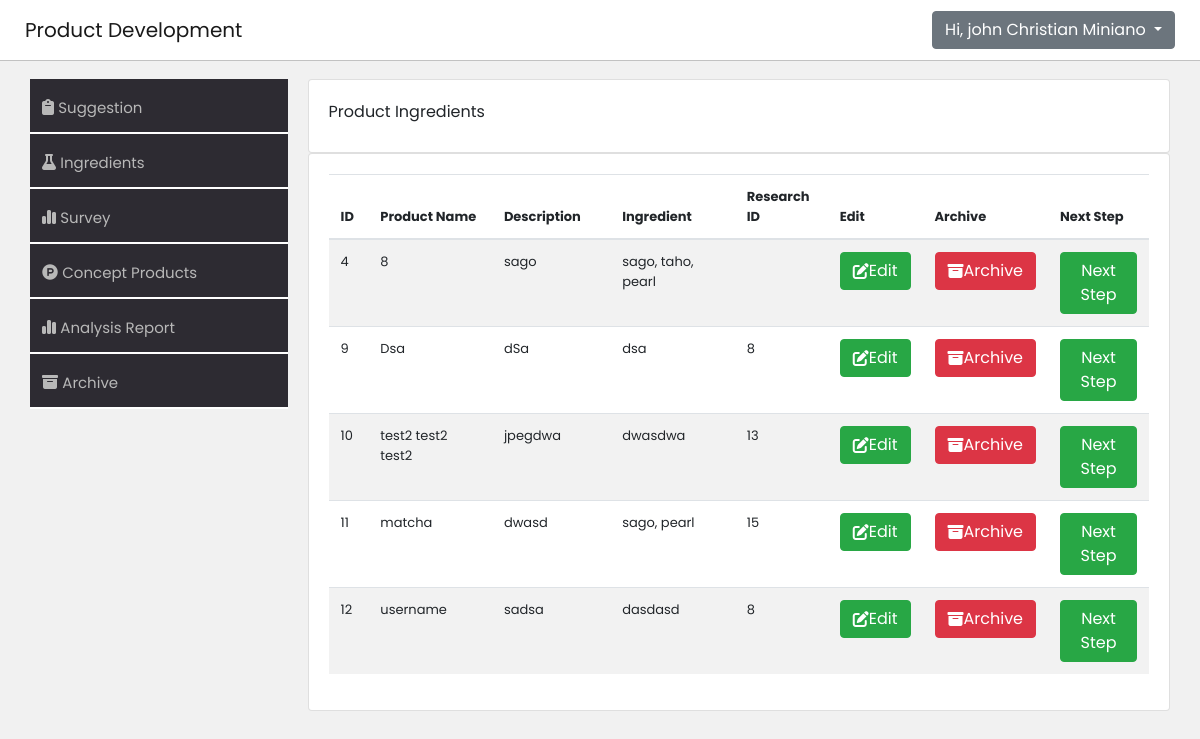
The page /product-development-system/webpage/ingredient.php (signed in) on the database as committed earlier.
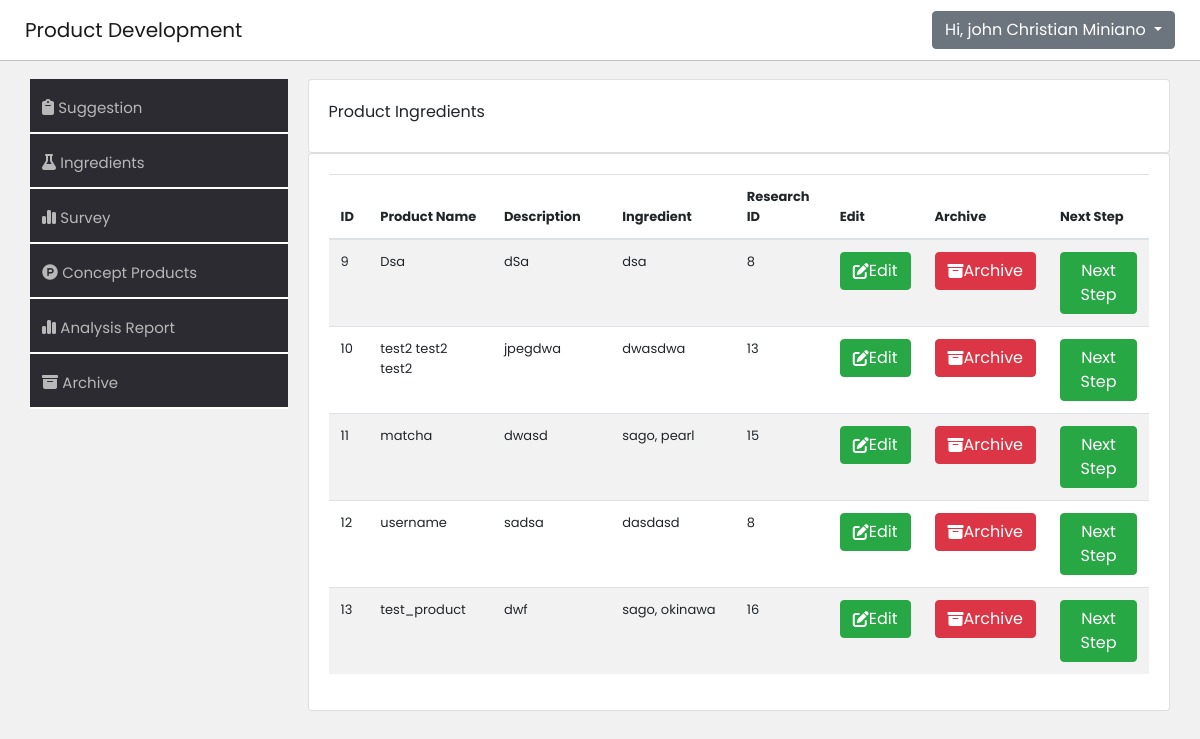
The same page on the database as committed later.
### tables this page shows
CREATE TABLE `tbl_ingredient` (
  `id` int(11) NOT NULL,
  `name` varchar(255) NOT NULL,
  `ingredient` varchar(255) NOT NULL,
  `description` varchar(255) NOT NULL,
  `archive` varchar(255) DEFAULT NULL,
  `researchID` int(11) DEFAULT NULL
);

### product-development-system/webpage/ingredient.php (the view, shortened to what the changed rows need)
<!DOCTYPE html>
<html lang="en">
<head>
    <link rel="stylesheet" href="https://stackpath.bootstrapcdn.com/bootstrap/4.2.1/css/bootstrap.min.css">
    <link rel="stylesheet" href="https://cdn.datatables.net/1.10.18/css/dataTables.bootstrap4.min.css">
    <link rel="stylesheet" href="./css/suggestion.css">
</head>
<body>
    <main>
        <div class="container ">
            <div class="cont-right">
                <div class="container">
                    <div class="card">
                        <div class="card-body">
                            <?php
                            include_once '../webpage/includes/db-connection.php';
                            $query = "SELECT * FROM tbl_ingredient WHERE archive = 'false'";
                            $query_run = mysqli_query($conn, $query);
                            ?>
                            <table id="datatableid" class="table table-striped table-responsive">
                                <thead>
                                    <tr>
                                        <th scope="col"> ID</th>
                                        <th scope="col">Product Name</th>
                                        <th scope="col">Description</th>
                                        <th scope="col">Ingredient</th>
                                        <th scope="col">Research ID</th>
                                        <th scope="col"> Edit </th>
                                        <th scope="col"> Archive </th>
                                        <th scope="col"> Next Step </th>
                                    </tr>
                                </thead>
                                <tbody>
                                    <?php
                                    if ($query_run) {
                                        foreach ($query_run as $row) {
                                    ?>
                                            <tr>
                                                <td><?php echo $row['id']; ?></td>
                                                <td><?php echo $row['name']; ?></td>
                                                <td><?php echo $row['description']; ?></td>
                                                <td><?php echo $row['ingredient']; ?></td>
                                                <td><?php echo $row['researchID']; ?></td>
                                                <td>
                                                    <button type="button" class="btn btn-success editbtn editbtn"><i class="fa-solid fa-pen-to-square" style="color: #ffffff;"></i> Edit</button>
                                                </td>
                                                <td>
                                                    <button type="button" class="btn btn-danger archivebtn archive"><i class="fa-solid fa-box-archive" style="color: #ffffff;"></i> Archive </button>
                                                </td>
                                                <td><button type="button" data-id='<?php echo $row['id']; ?>' class="btn btn-success nextbtn archive">Next Step </button>
                                                </td>
                                            </tr>
                                    <?php
                                        }
                                    } else {
                                        echo "No Record Found";
                                    }
                                    ?>
                                </tbody>
                            </table>
                        </div>
                    </div>
                </div>
            </div>
        </div>
    </main>
</body>
</html>

Rows that differ between the two databases and show on the page:
no longer on this page (row edited): tbl_ingredient: id "4", name "8", description "sago", ingredient "sago, taho, pearl"
now on this page (row unchanged): tbl_ingredient: id "13", name "test_product", description "dwf", ingredient "sago, okinawa", researchID "16"
